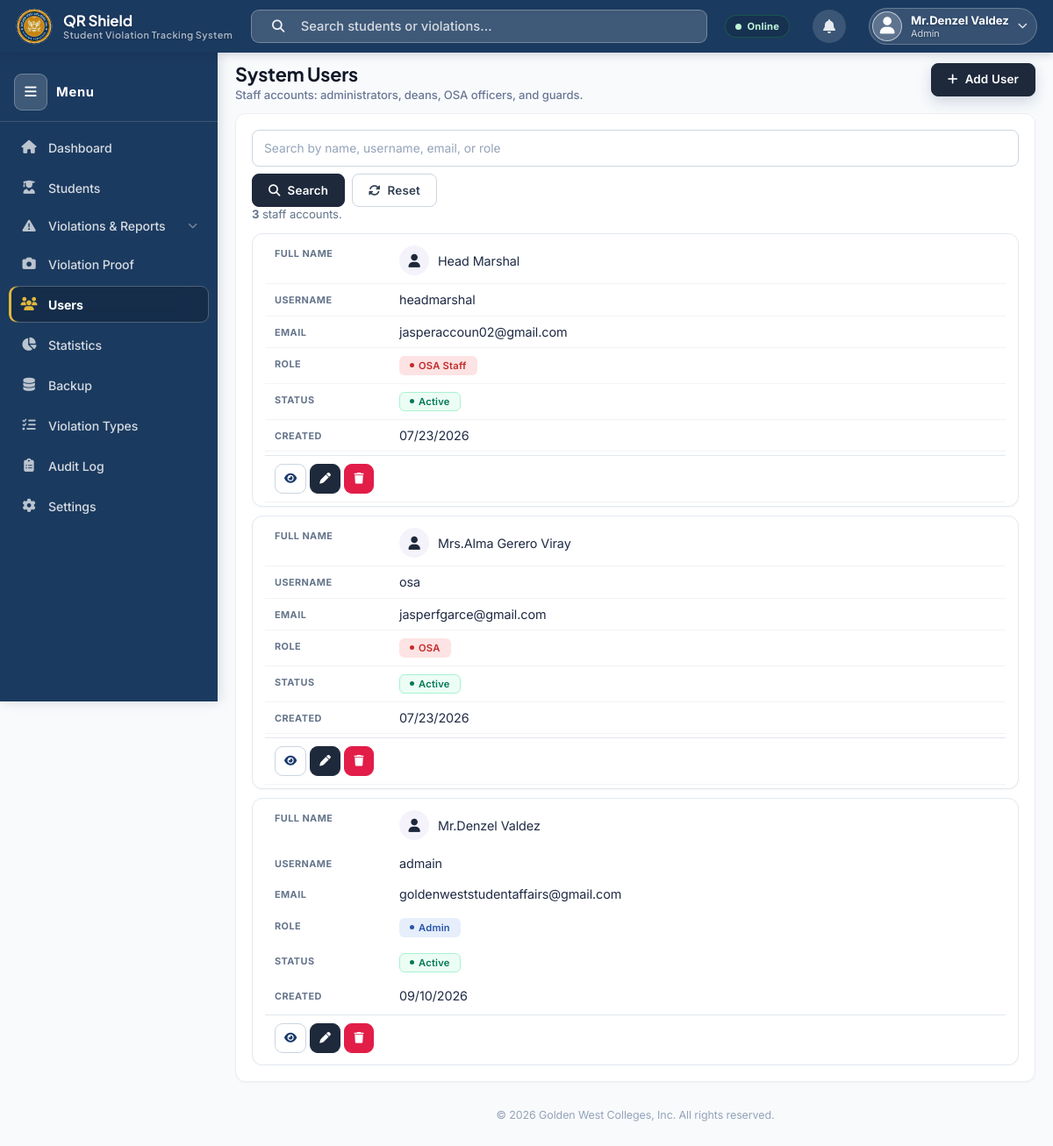
Screenshot of /admin/users.php (signed in) with the database file from the repository.
### tables this page shows
CREATE TABLE `users` (
  `id` int(10) unsigned NOT NULL AUTO_INCREMENT,
  `student_id` varchar(10) DEFAULT NULL,
  `firstname` varchar(60) DEFAULT NULL,
  `middlename` varchar(60) DEFAULT NULL,
  `lastname` varchar(60) DEFAULT NULL,
  `suffix` varchar(15) DEFAULT NULL,
  `fullname` varchar(180) NOT NULL,
  `username` varchar(60) NOT NULL,
  `email` varchar(150) NOT NULL,
  `password` varchar(255) NOT NULL,
  `role` enum('Student','Guard','OSA Staff','OSA','Admin') NOT NULL DEFAULT 'Student',
  `contact_number` varchar(20) DEFAULT NULL,
  `gender` enum('Male','Female','Other') DEFAULT NULL,
  `birthday` date DEFAULT NULL,
  `college_id` int(10) unsigned DEFAULT NULL,
  `course` varchar(150) DEFAULT NULL,
  `year_level` varchar(20) DEFAULT NULL,
  `section` varchar(20) DEFAULT NULL,
  `profile_picture` varchar(255) DEFAULT NULL,
  `qr_code` varchar(255) DEFAULT NULL,
  `status` enum('Active','Inactive') NOT NULL DEFAULT 'Active',
  `email_verified` tinyint(1) NOT NULL DEFAULT 1,
  `verify_code` varchar(6) DEFAULT NULL,
  `verify_expires` datetime DEFAULT NULL,
  `created_at` timestamp NOT NULL DEFAULT current_timestamp(),
  `login_otp_hash` varchar(255) DEFAULT NULL,
  `login_otp_expires` datetime DEFAULT NULL,
  `has_password` tinyint(1) NOT NULL DEFAULT 0,
  `reset_code_hash` varchar(255) DEFAULT NULL,
  `reset_expires` datetime DEFAULT NULL,
  `scanner_access` tinyint(1) NOT NULL DEFAULT 0,
  `scanner_session_token` char(64) DEFAULT NULL,
  `scanner_session_expires` datetime DEFAULT NULL,
  `device_token` varchar(64) DEFAULT NULL,
  `device_otp_hash` varchar(255) DEFAULT NULL,
  `device_otp_expires` datetime DEFAULT NULL,
  `device_otp_pending_token` varchar(64) DEFAULT NULL,
  PRIMARY KEY (`id`),
  UNIQUE KEY `username` (`username`),
  UNIQUE KEY `email` (`email`),
  UNIQUE KEY `student_id` (`student_id`),
  KEY `fk_user_college` (`college_id`),
  CONSTRAINT `fk_user_college` FOREIGN KEY (`college_id`) REFERENCES `colleges` (`id`) ON DELETE SET NULL
);

### includes/functions.php (called while the page is built, shortened)
<?php
function vts_ts($v)       { return is_numeric($v) ? (int)$v : strtotime((string)$v); }
function vts_date($v)     { return $v ? date('m/d/Y', vts_ts($v)) : '-'; }
function vts_role_label($role) {
    return $role === 'Guard' ? 'Guard/Marshal' : $role;
}
function vts_role_pill($role) {
    switch (strtolower((string)$role)) {
        case 'admin': return 'review';
        default:      return 'atrisk';
    }
}

### admin/users.php (the view, shortened to what this page needs)
<?php
require_once "../config/database.php";
require_once "../includes/functions.php";
$search = isset($_GET['search']) ? trim($_GET['search']) : "";
$limit  = 15;
$page   = (isset($_GET['page']) && is_numeric($_GET['page'])) ? max(1, (int)$_GET['page']) : 1;
$where  = "WHERE role != 'Student'";
$params = [];
$loadError = '';
$users = [];
$totalRows = 0;
try {
    $countStmt = $conn->prepare("SELECT COUNT(*) FROM users $where");
    $countStmt->execute($params);
    $totalRows  = (int)$countStmt->fetchColumn();
    $offset = ($page - 1) * $limit;
    $stmt = $conn->prepare("SELECT id, fullname, username, email, role, status, email_verified, created_at, profile_picture
                            FROM users $where ORDER BY role, fullname LIMIT :o, :l");
    $stmt->bindValue(':o', $offset, PDO::PARAM_INT);
    $stmt->bindValue(':l', $limit,  PDO::PARAM_INT);
    $stmt->execute();
    $users = $stmt->fetchAll(PDO::FETCH_ASSOC);
} catch (PDOException $e) {
    error_log('Admin users query failed: ' . $e->getMessage());
    $loadError = 'The user list could not be loaded just now. Refresh the page, and tell IT if it keeps happening.';
}
$viewerRole = $_SESSION['role'] ?? '';
include "../includes/admin_header.php";
?>
<div class="admin-welcome-row">
  <div><h1>System Users</h1><p>Staff accounts: administrators, deans, OSA officers, and guards.</p></div>
  <a href="add_user.php" class="btn-primary"><i class="fas fa-plus"></i> Add User</a>
</div>
<div class="recent-table-wrap table-responsive">
  <form method="GET" class="u-row-wrap user-search-form">
    <input id="userSearch" type="text" name="search" class="vts-input u-grow"
           placeholder="Search by name, username, email, or role" value="<?php echo htmlspecialchars($search); ?>">
    <button class="btn-primary" type="submit"><i class="fas fa-magnifying-glass"></i> Search</button>
    <a href="users.php" class="btn-outline"><i class="fas fa-rotate"></i> Reset</a>
  </form>
  <?php if ($loadError === ''): ?>
    <p class="u-small u-muted u-mb-14">
      <?php if ($search !== ''): ?>
        <b><?php echo $totalRows; ?></b> <?php echo $totalRows === 1 ? 'account matches' : 'accounts match'; ?>
        &ldquo;<?php echo htmlspecialchars($search); ?>&rdquo;.
      <?php else: ?>
        <b><?php echo $totalRows; ?></b> staff <?php echo $totalRows === 1 ? 'account' : 'accounts'; ?>.
      <?php endif; ?>
    </p>
  <?php endif; ?>
  <div class="table-scroll table-responsive">
  <table class="data-table">
    <tbody>
    <?php if(count($users) > 0): foreach($users as $row): ?>
      <tr>
        <td>
          <?php $sp = trim($row['profile_picture'] ?? ''); ?>
          <span style="display:inline-flex;align-items:center;gap:10px;">
            <?php if ($sp !== ''): ?>
              <img alt="" src="../uploads/profile/<?php echo htmlspecialchars($sp); ?>"
style="width:34px;height:34px;border-radius:50%;object-fit:cover;flex-shrink:0;border:1.5px solid var(--border-soft);">
            <?php else: ?>
              <span style="width:34px;height:34px;border-radius:50%;flex-shrink:0;display:inline-flex;align-items:center;justify-content:center;background:var(--surface-tint);color:var(--navy);font-size:.95rem;">
                <i class="fas fa-user"></i></span>
            <?php endif; ?>
            <span><?php echo htmlspecialchars($row['fullname']); ?></span>
          </span>
        </td>
        <td><?php echo htmlspecialchars($row['username']); ?></td>
        <td><?php echo htmlspecialchars($row['email']); ?></td>
        <td><span class="pill <?php echo vts_role_pill($row['role']); ?>"><?php echo htmlspecialchars(vts_role_label($row['role'])); ?></span></td>
        <td><span class="pill <?php echo ($row['status']==='Active'?'resolved':'atrisk'); ?>"><?php echo htmlspecialchars($row['status']); ?></span></td>
        <td class="u-nowrap"><?php echo htmlspecialchars(vts_date($row['created_at'])); ?></td>
        <td class="u-nowrap">
          <a class="btn-outline btn-sm" href="view_user.php?id=<?php echo $row['id']; ?>"
             title="View this account"><i class="fas fa-eye"></i></a>
          <?php $rowLocked = ($viewerRole === 'OSA' && $row['role'] === 'Admin'); ?>
          <?php if (!$rowLocked): ?>
          <a class="btn-sm btn-primary" href="edit_user.php?id=<?php echo $row['id']; ?>" title="Edit this account"><i class="fas fa-pen"></i></a>
          <form method="POST" action="delete_user.php" class="inline-form" onsubmit="return confirm('Delete this user?');"><?php echo csrf_field(); ?><input type="hidden" name="id" value="<?php echo $row['id']; ?>"><button type="submit" class="btn-danger btn-sm" title="Delete"><i class="fas fa-trash"></i></button></form>
          <?php endif; ?>
        </td>
      </tr>
    <?php endforeach; endif; ?>
    </tbody>
  </table>
  </div>
</div>
<?php include "../includes/admin_footer.php"; ?>

### assets/css/vts-theme.css (style rules this page uses)
*, *::before, *::after { margin: 0; padding: 0; box-sizing: border-box; }
:root { --navy: #1a3a6b; --navy-dark: #122a52; --navy-light: #1e4580; --gold: #c9a227; --gold-light: #e2b83a; --gold-pale: #f5e9c0; --white: #ffffff; --bg: #f0f4fa; --surface: #ffffff; --text: #1a2340; --text-muted: #5a6a8a; --text-soft: #55617a; --text-faint: #9aa6bd; --border: #dde4f0; --border-soft: #e2e8f5; --surface-alt: #eef2f8; --surface-tint:#e8eef9; --danger: #e03535; --warning: #e07a10; --success: #1b7f46; --info: #1576c4; --sidebar-w: 260px; --navbar-h: 52px; --radius: 12px; --shadow-sm: 0 2px 8px rgba(26,58,107,0.10); --shadow-md: 0 4px 20px rgba(26,58,107,0.15); --shadow-lg: 0 8px 40px rgba(26,58,107,0.20); --grad-header: linear-gradient(90deg, var(--navy) 0%, #2a5298 50%, var(--gold) 100%); --font-ui: 'Inter', system-ui, sans-serif; --font-display: Georgia, serif; }
body { font-family: var(--font-ui); background: var(--bg); color: var(--text); min-height: 100vh; }
a { text-decoration: none; color: inherit; }
button, .btn { cursor: pointer; font-family: inherit; }
body.has-bg-image { background-size: cover; background-position: center; background-attachment: fixed; }
.vts-input { width: 100%; padding: 11px 14px; border: 1.5px solid var(--border); border-radius: 8px; font-size: 0.9rem; color: var(--text); background: #fff; transition: border-color 0.2s, box-shadow 0.2s; outline: none; font-family: inherit; }
.vts-input::placeholder { color: #a0aec0; }
.btn-primary { display: inline-flex; align-items: center; gap: 8px; background: var(--navy); color: var(--white); border: none; padding: 11px 22px; border-radius: 8px; font-size: 0.88rem; font-weight: 700; letter-spacing: 0.04em; transition: background 0.2s, transform 0.1s, box-shadow 0.2s; text-transform: uppercase; }
.btn-outline { background: transparent; border: 2px solid var(--navy); color: var(--navy); padding: 9px 20px; border-radius: 8px; font-size: 0.88rem; font-weight: 700; letter-spacing: 0.04em; transition: all 0.2s; text-transform: uppercase; display: inline-flex; align-items: center; gap: 8px; }
.btn-danger { background: var(--danger); color: #fff; }
.btn-sm { padding: 6px 14px; font-size: 0.78rem; }
.table-scroll { overflow-x: auto; -webkit-overflow-scrolling: touch; }
.table-scroll > table.data-table { min-width: 560px; }
@media (min-width: 900px) { .table-scroll > table.data-table { min-width: 0; } }
.u-row-wrap { display: flex; align-items: center; gap: 8px; flex-wrap: wrap; }
.u-grow { flex: 1 1 auto; min-width: 0; }
.u-mb-14 { margin-bottom: 14px; }
.u-muted { color: var(--text-muted); }
.u-small { font-size: .82rem; }
.u-nowrap { white-space: nowrap; }

### assets/css/vts-admin.css (style rules this page uses)
.vts-input, .vts-select, .vts-input-validate { border: 2px solid var(--border); transition: border-color .18s ease, box-shadow .18s ease, background .18s ease; }
.admin-welcome-row { display: flex; align-items: flex-start; justify-content: space-between; margin-bottom: 22px; flex-wrap: wrap; gap: 12px; }
.admin-welcome-row h1 { font-size: 1.5rem; font-weight: 800; color: var(--text); }
.admin-welcome-row p { font-size: .86rem; color: var(--text-muted); margin-top: 2px; }
.recent-table-wrap { background: #fff; border-radius: 14px; box-shadow: var(--shadow-sm); border: 1px solid #eef2f8; padding: 18px 20px; }
.data-table { width: 100%; border-collapse: collapse; }
.data-table td { padding: 11px 10px; font-size: .82rem; color: var(--text); border-bottom: 1px solid #f1f4f9; }
.pill { display: inline-flex; align-items: center; gap: 5px; padding: 3px 11px; border-radius: 20px; font-size: .72rem; font-weight: 700; }
.pill::before { content: ''; width: 6px; height: 6px; border-radius: 50%; background: currentColor; }
.pill.review { background: #e6eefc; color: #2655a8; }
.pill.atrisk { background: #fde3e3; color: #c42b2b; }
.pill.resolved { background: #d8f0e1; color: #1b7f46; }

### includes/header.php (style rules this page uses)
body.has-bg-image { background: linear-gradient(160deg, #0f2a52 0%, #14375f 46%, #0b1f3f 100%); background-attachment: fixed; }

### rows the page displays
users: fullname "Head Marshal", username "headmarshal", email "jasperaccoun02@gmail.com", role "OSA Staff", status "Active", created_at "07/23/2026"
users: fullname "Mrs.Alma Gerero Viray", username "osa", email "jasperfgarce@gmail.com", role "OSA", status "Active", created_at "07/23/2026"
users: fullname "Mr.Denzel Valdez", username "admain", email "goldenweststudentaffairs@gmail.com", role "Admin", status "Active", created_at "09/10/2026"

### other values shown
APP_NAME "QR Shield"
APP_TAGLINE "Student Violation Tracking System"
$fullname "Mr.Denzel Valdez"
vts_role_label($role) "Admin"
$totalRows "3"
